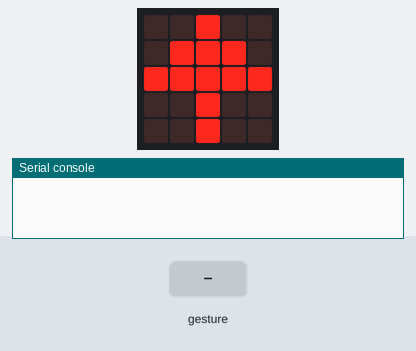
Recording of a program running on a simulated BBC micro:bit (MakeCode). Parts: the board's 5×5 LED display, the last lines printed to the serial console. The test bench sets the inputs (shaded band). No radio messages arrive unless stated (any console line starting 'radio sent:' is added by the test bench); a tilt is held for 1.5 s and a shake lasts 1 s, then the board lies face up again.

Above: at 0.2 s.
1.3 s: gesture 'tilt right'
At 1.9 s:
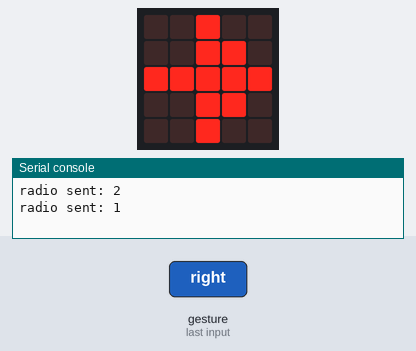
3.5 s: gesture 'screen down'
At 4.0 s:
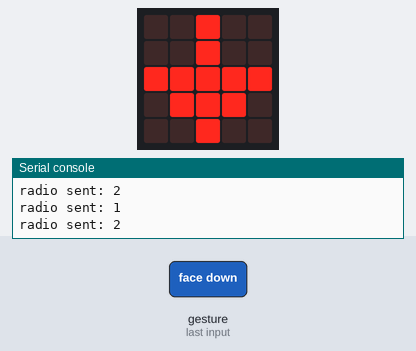
5.7 s: gesture 'logo up'
At 6.3 s:
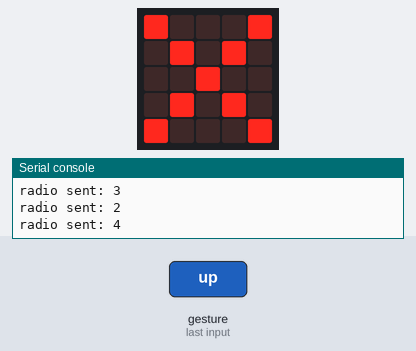
7.9 s: gesture 'tilt left'
At 8.5 s:
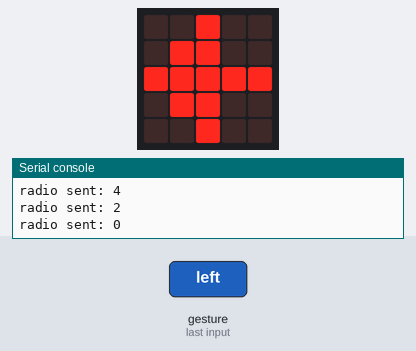
Timing chart, 0 to 10.9 s (numbered marks = the images above; inputs shaded):
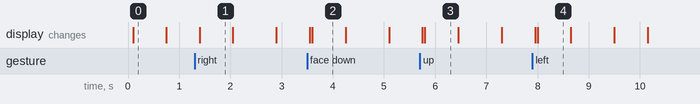

Measured:
- after the input at 1.3 s, the display: changes after 0.10 s (image 1)
- after the input at 3.5 s, the display: first differs from a run without the input after 0.10 s (image 2)
- after the input at 5.7 s, the display: first differs from a run without the input after 0.10 s (image 3)
- after the input at 7.9 s, the display: first differs from a run without the input after 0.10 s (image 4)
- what the display in image 0 shows lasts 0.7 s, from 0.1 s to 0.8 s

The program:

main.ts
```typescript
input.onGesture(Gesture.TiltRight, function () {
    basic.showLeds(`
        . . # . .
        . . # # .
        # # # # #
        . . # # .
        . . # . .
        `)
    radio.sendNumber(1)
    basic.pause(250)
    basic.clearScreen()
})
input.onGesture(Gesture.ScreenUp, function () {
    basic.showLeds(`
        . . # . .
        . # # # .
        # # # # #
        . . # . .
        . . # . .
        `)
    radio.sendNumber(2)
    basic.pause(250)
    basic.clearScreen()
})
input.onGesture(Gesture.ScreenDown, function () {
    basic.showLeds(`
        . . # . .
        . . # . .
        # # # # #
        . # # # .
        . . # . .
        `)
    radio.sendNumber(3)
    basic.pause(250)
    basic.clearScreen()
})
input.onGesture(Gesture.LogoUp, function () {
    basic.showLeds(`
        # . . . #
        . # . # .
        . . # . .
        . # . # .
        # . . . #
        `)
    radio.sendNumber(4)
    basic.pause(250)
    basic.clearScreen()
})
input.onGesture(Gesture.TiltLeft, function () {
    basic.showLeds(`
        . . # . .
        . # # . .
        # # # # #
        . # # . .
        . . # . .
        `)
    radio.sendNumber(0)
    basic.pause(250)
    basic.clearScreen()
})
radio.setGroup(12)
```

test.ts
```typescript
// testene settes inn her; disse vil ikke kompilert så lenge denne pakken blir brukt som en utvidelse.
```
